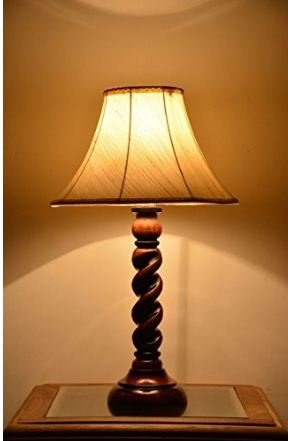
%> input picture IEEE 2019/images/test2.jpg, 288 x 441 px
$ octave weighted_multi_exposure_fusion.m   (GNU Octave 9; MATLAB toolbox functions it lacks are replaced by stand-ins)
%> lines starting %> are read from the running program, lines starting %| are printed output that depends on the picture
clc;
close all;
clear all;
Ix=imread('./images/test2.jpg');
%> Ix is the input picture: size 441x288x3 uint8; mean R, G, B 166.2, 112.7, 57.9
figure(1);
imshow(Ix);


I1 = double(Ix);

I = double(Ix);

r = double(Ix(:,:,1));
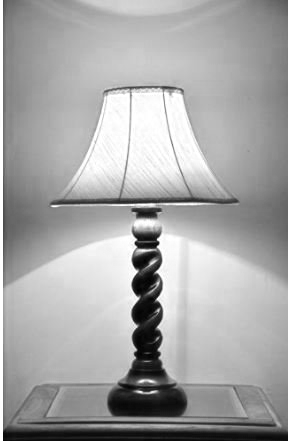
%> r: size 441x288 double; min 0, max 255, mean 166.2
g = double(Ix(:,:,2));
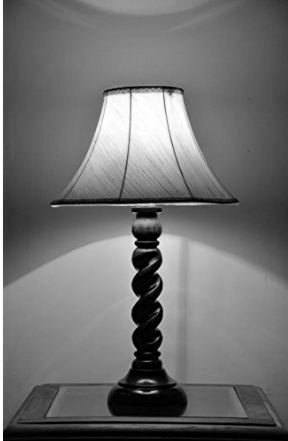
%> g: size 441x288 double; min 0, max 255, mean 112.7
b = double(Ix(:,:,3));
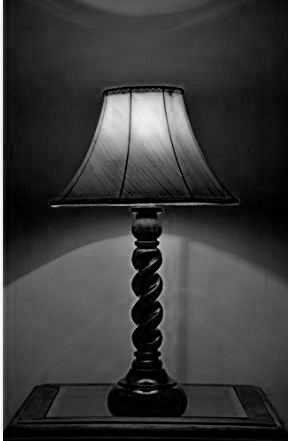
%> b: size 441x288 double; min 0, max 255, mean 57.9


%first function
Ir = r.* (20/ 61);
Ig = g.*(40/ 61);
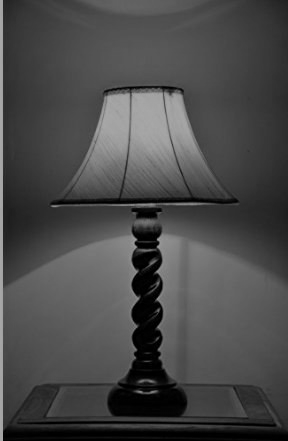
%> Ig: size 441x288 double; min 0, max 167.2, mean 73.9
Ib = b ./ 61;

Ir = double(Ir);
Ig = double(Ig);
Ib = double(Ib);

amax = 1;
amin = .1;

fg = double(size(Ig));
%> fg = [441 288]
fr = double(size(Ir));
%> fr = [441 288]
fb = double(size(Ib));
%> fb = [441 288]

I(:,:,1) = Ir;
I(:,:,2) = Ig;
I(:,:,3) = Ib;
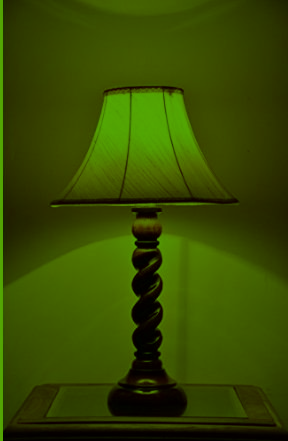
%> I: size 441x288x3 double; mean R, G, B 54.5, 73.9, 0.9


%second function
[m,n] = size(fr);
%> m = 1; n = 2
imagseq = zeros(m,n,3,6);
w1 = 0.3;
w2 = 0.3;
w3 = 0.4;


for i = 1:1:6

    %first function
    am = amin + (amax-amin)*(i-1)/5;
    am

    fg = Ig + (Ig.*max(max(g))-Ig.^2)./sqrt(Ig.^2 + am^2);
    fb = Ib + (Ib.*max(max(b))-Ib.^2)./sqrt(Ib.^2 + am^2);
    fr = Ir + (Ir.*max(max(r))-Ir.^2)./sqrt(Ir.^2 + am^2);


    I1(:,:,1) = fr;
    I1(:,:,2) = fg;
    I1(:,:,3) = fb;

    [m,n] = size(Ir);
    imagseq = zeros(m,n,3,6);
    imagSeq(:,:,:,i) = I1;


    figure(i+1);
    new_img = uint8(I1);
    image(I1);
end
%> this loop made 6 passes
%> pass 1, `image(I1);`:
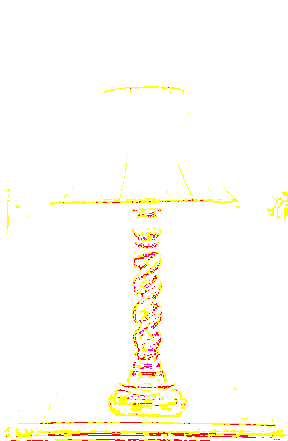
%> displayed picture: size 441x288x3, on the screen's scale of 0 to 255; mean R, G, B 255, 252.2, 244.2
%> after the loop:
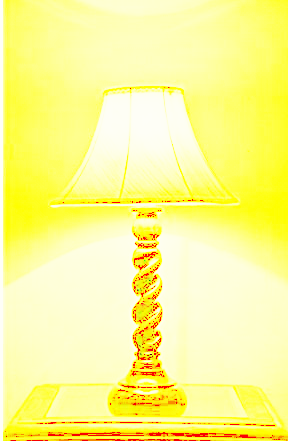
%> I1: size 441x288x3 double; mean R, G, B 254.7, 250.7, 144.9

%second function
%> (the run ends here)

$ run again, with IEEE 2019/images/test3.png saved as IEEE 2019/images/test2.jpg
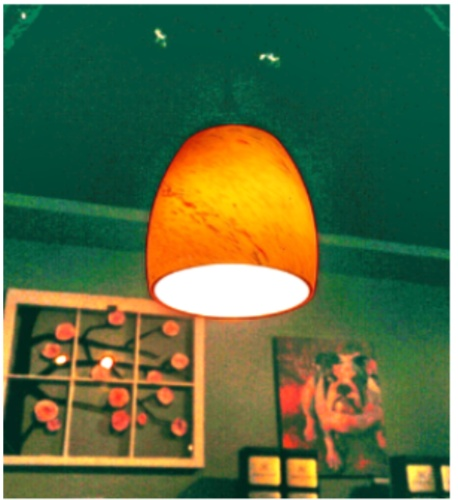
%> input picture IEEE 2019/images/test3.png, 458 x 500 px
%> Ix is the input picture: size 500x458x3 uint8; mean R, G, B 85.2, 107.8, 67.6
%> the loop `for i = 1:1:6` made 6 passes
%> pass 1, `image(I1);`:
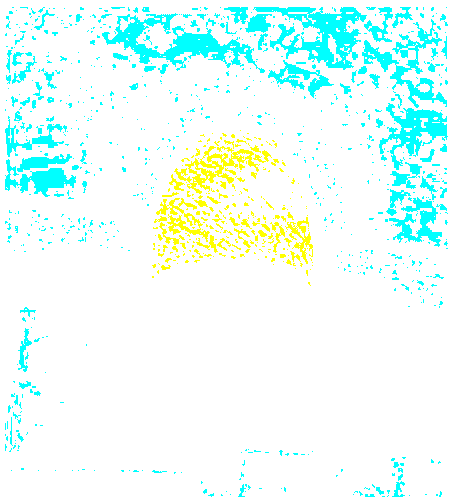
%> displayed picture: size 500x458x3, on the screen's scale of 0 to 255; mean R, G, B 231.9, 255, 249.5
%> after the loop `for i = 1:1:6`:
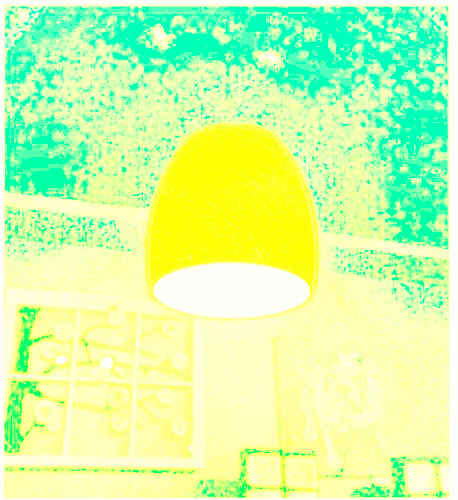
%> I1: size 500x458x3 double; mean R, G, B 207.5, 255, 166.9
